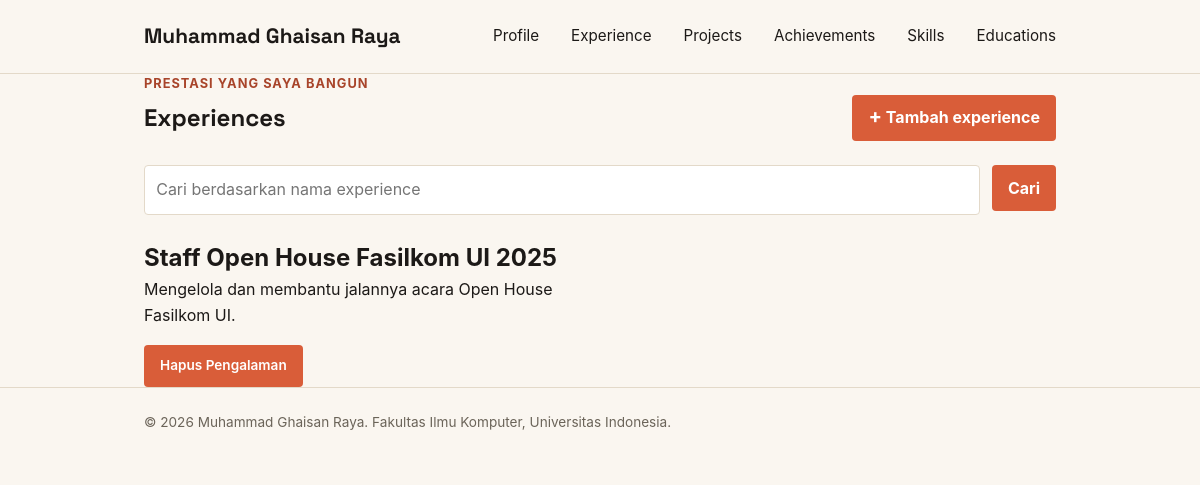
The page /experience/ on the database as committed earlier.
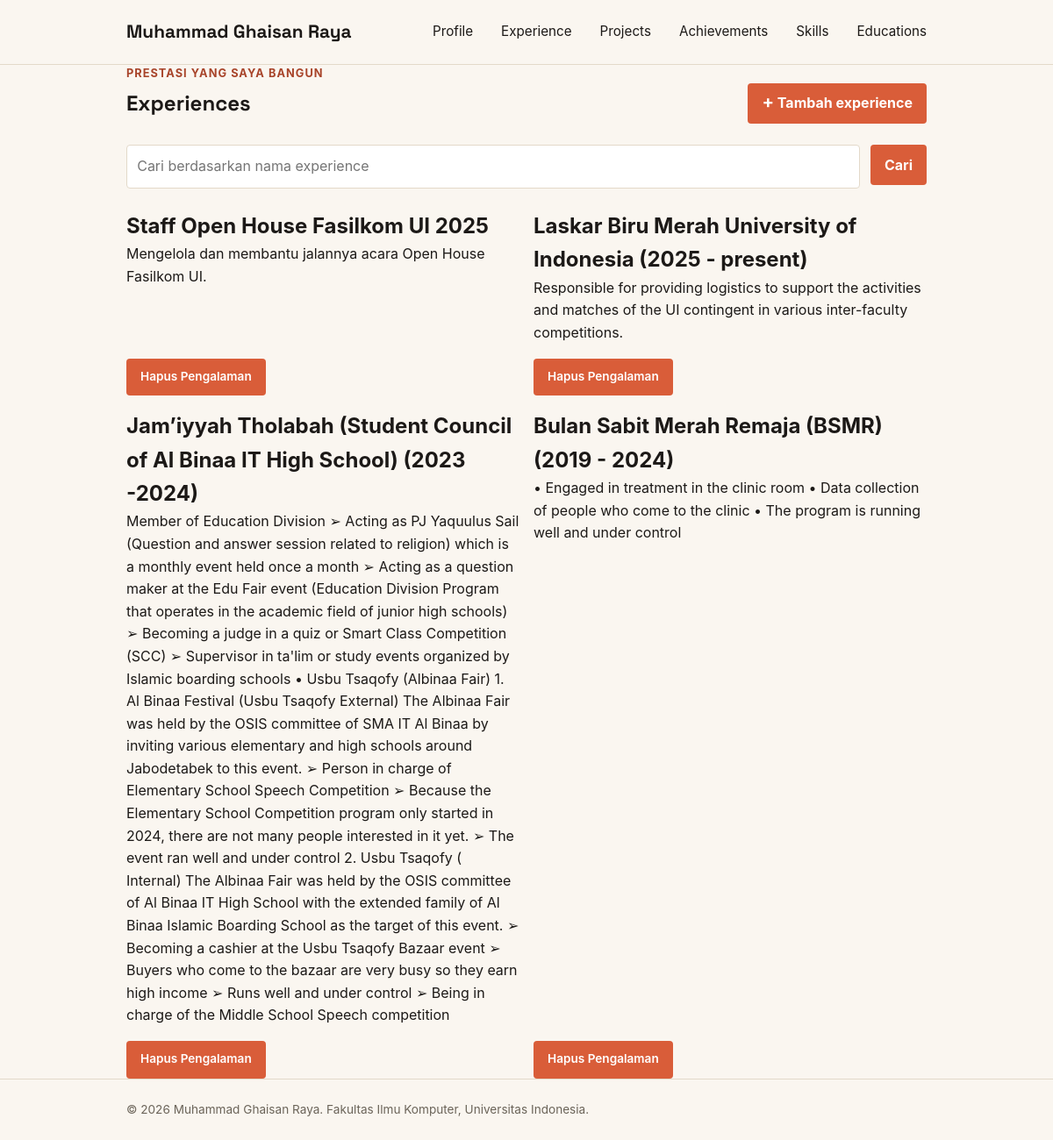
The same page on the database as committed later.
### main/models.py (models this page shows, shortened)
class Experience(models.Model):
    EXPERIENCE_CHOICES = [
        ("internship", "Internship"),
        ("research", "Research"),
        ("volunteer", "Volunteer"),
        ("part-time", "Part-Time"),
        ("full-time", "Full-Time"),
        ("freelance", "Freelance"),
        ("organization", "Organization"),
        ("commitee", "Commitee"),
        ("seminar", "Seminar"),
    ]
    id = models.UUIDField(primary_key=True, default=uuid.uuid4, editable=False)
    title = models.CharField(max_length=255)
    description = models.TextField()
    category = models.CharField(
        max_length=20,
        choices=EXPERIENCE_CHOICES,
        default="full-time",
    )
    thumbnail = models.URLField(blank=True, null=True)
    started_at = models.DateTimeField(auto_now_add=True)
    ended_at = models.DateTimeField(blank=True, null=True)
    tech_stack = models.CharField(max_length=255, blank=True, default="")
    experience_url = models.URLField(blank=True)
    experience_image_url = models.URLField(blank=True, max_length=500)

### main/views.py (the view)
# urls.py: path("experience/", show_experience, name="show_experience"),
def show_experience(request):
    context = {
        "name": "Muhammad Ghaisan Raya",
        "experience_list": Experience.objects.all(),
    }
    return render(request, "experience.html", context)

### templates/experience.html (shortened to what this page needs)
{% extends 'base.html' %}
{% block content %}
    <main>
            <section class="experience-section" id="experience">
            <div class="container">
                <p class="section-kicker">Prestasi yang saya bangun</p>
                <div class="project-header">
                    <h1>Experiences</h1>
                    <a href="{% url 'main:create_experience' %}"
                       class="button experience-add-button">
                        <span aria-hidden="true">+</span>
                        Tambah experience
                    </a>
                </div>
                <form method="get"
                      action="{% url 'main:show_experience' %}"
                      class="experience-search">
                    <input type="search"
                           name="title"
                           value="{{ title_query }}"
                           placeholder="Cari berdasarkan nama experience"
                           class="experience-search__input"
                           aria-label="Cari berdasarkan nama experience">
                    <button type="submit" class="button">Cari</button>
                </form>
                <div class="experience-grid project-grid">
                    {% for experience in experience_list %}
                        <article class="experience-card">
                            <h2>{{ experience.title }}</h2>
                            <p class="experience-description">{{ experience.description }}</p>
                            <div class="experience-card-actions">
                                <div class="experience-actions">
                                    {% include "experience_delete_modal.html" with experience=experience %}
                                </div>
                            </div>
                        </article>
                    {% empty %}
                        {% if title_query %}
                            <p class="empty-state">Tidak ada pengalaman dengan nama tersebut.</p>
                        {% else %}
                            <p class="empty-state">Belum ada pengalaman yang ditambahkan.</p>
                        {% endif %}
                    {% endfor %}
                </div>
            </div>
        </section>
    </main>
{% endblock content %}

### templates/experience_delete_modal.html (shortened to what this page needs)
<p class="experience-status">
    <button type="button"
            class="button button-danger"
            popovertarget="delete-experience-{{ experience.id }}"
            aria-label="Hapus {{ experience.title }}"
            title="Hapus Pengalaman">
        Hapus Pengalaman
    </button>
</p>

Rows that differ between the two databases and show on the page:
added Experience: title "Laskar Biru Merah University of Indonesia (2025 - present)", description "Responsible for providing logistics to support the activities and matches of the UI contingent in various inter-faculty competitions."
added Experience: title "Jam’iyyah Tholabah (Student Council of Al Binaa IT High School) (2023 -2024)", description "Member of Education Division ➢ Acting as PJ Yaquulus Sail (Question and answer session related to religion) which is a monthly event held once a month ➢ Acting as a question maker at the Edu Fair event (Education Division Program that operates in the academic field of junior high schools) ➢ Becoming a judge in a quiz or Smart Class Competition (SCC) ➢ Supervisor in ta'lim or study events organized by Islamic boarding schools • Usbu Tsaqofy (Albinaa Fair) 1. Al Binaa Festival (Usbu Tsaqofy External) The Albinaa Fair was held by the OSIS committee of SMA IT Al Binaa by inviting various elementary and high schools around Jabodetabek to this event. ➢ Person in charge of Elementary School Speech…"
added Experience: title "Bulan Sabit Merah Remaja (BSMR) (2019 - 2024)", description "• Engaged in treatment in the clinic room • Data collection of people who come to the clinic • The program is running well and under control"
